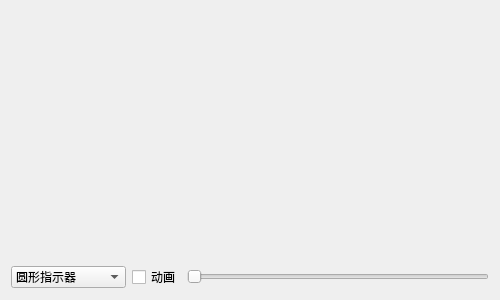
<?xml version="1.0" encoding="UTF-8"?>
<ui version="4.0">
 <class>frmGaugeArc</class>
 <widget class="QWidget" name="frmGaugeArc">
  <property name="geometry">
   <rect>
    <x>0</x>
    <y>0</y>
    <width>500</width>
    <height>300</height>
   </rect>
  </property>
  <property name="windowTitle">
   <string>Form</string>
  </property>
  <layout class="QVBoxLayout" name="verticalLayout_2">
   <item>
    <widget class="QWidget" name="widget" native="true">
     <layout class="QVBoxLayout" name="verticalLayout">
      <item>
       <widget class="GaugeArc" name="gaugeArc" native="true">
        <property name="sizePolicy">
         <sizepolicy hsizetype="Preferred" vsizetype="Expanding">
          <horstretch>0</horstretch>
          <verstretch>0</verstretch>
         </sizepolicy>
        </property>
       </widget>
      </item>
     </layout>
    </widget>
   </item>
   <item>
    <layout class="QHBoxLayout" name="horizontalLayout">
     <item>
      <widget class="QComboBox" name="cboxPointerStyle">
       <property name="minimumSize">
        <size>
         <width>110</width>
         <height>0</height>
        </size>
       </property>
       <item>
        <property name="text">
         <string>圆形指示器</string>
        </property>
       </item>
       <item>
        <property name="text">
         <string>指针指示器</string>
        </property>
       </item>
       <item>
        <property name="text">
         <string>圆角指针指示器</string>
        </property>
       </item>
       <item>
        <property name="text">
         <string>三角形指示器</string>
        </property>
       </item>
      </widget>
     </item>
     <item>
      <widget class="QCheckBox" name="ckAnimation">
       <property name="text">
        <string>动画</string>
       </property>
      </widget>
     </item>
     <item>
      <widget class="QSlider" name="horizontalSlider">
       <property name="maximum">
        <number>100</number>
       </property>
       <property name="orientation">
        <enum>Qt::Horizontal</enum>
       </property>
      </widget>
     </item>
    </layout>
   </item>
  </layout>
 </widget>
 <customwidgets>
  <customwidget>
   <class>GaugeArc</class>
   <extends>QWidget</extends>
   <header>gaugearc.h</header>
  </customwidget>
 </customwidgets>
 <resources/>
 <connections/>
</ui>
